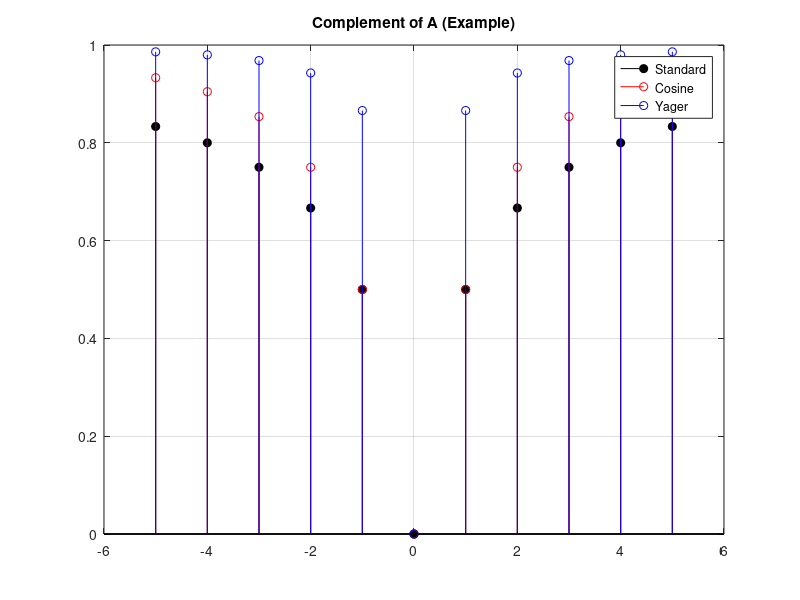
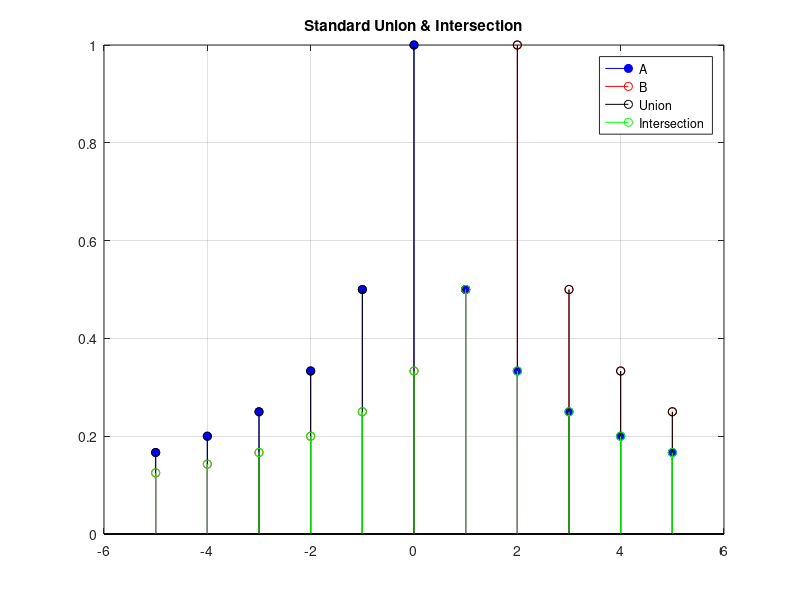
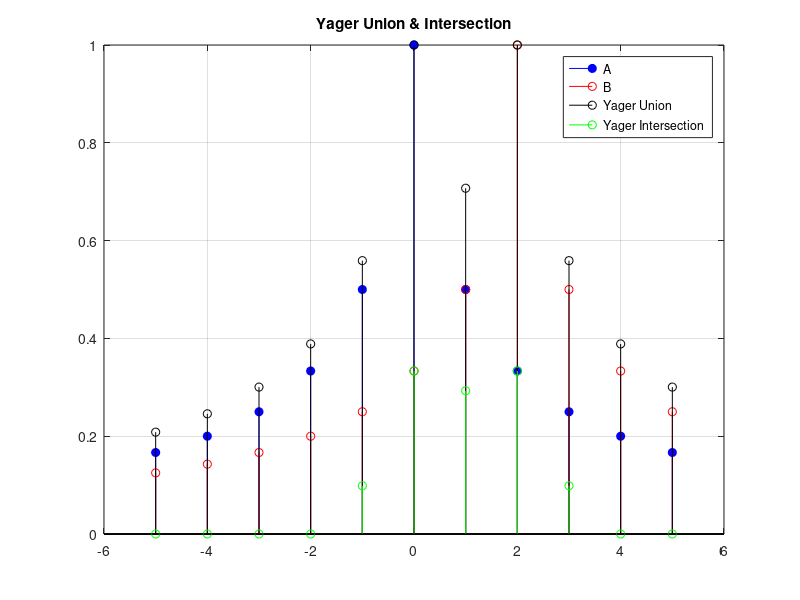
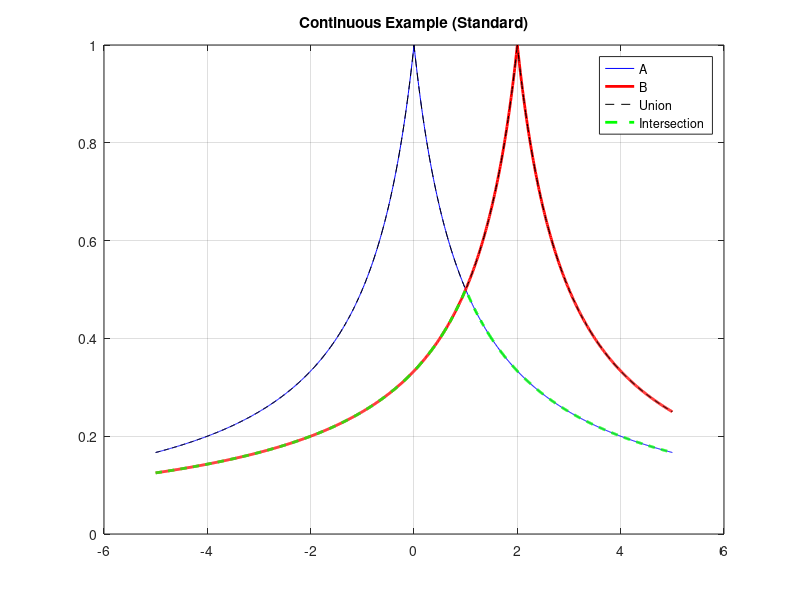

These charts were generated, in order, by the following MATLAB code:
clc; clear; close all;

%% Example Discrete Values
x = -5:5;

% Membership Functions
A = 1 ./ (1 + abs(x));        % A: close to 0
B = 1 ./ (1 + abs(x - 2));    % B: close to 2

disp('Values of x:'); disp(x);
disp('Membership A (close to 0):'); disp(A);
disp('Membership B (close to 2):'); disp(B);

%% 1. Complement Functions (Example)
disp('--- Complement Functions Example ---');

% Standard
C1_A = 1 - A;

% Cosine
C2_A = 0.5 * (1 + cos(pi * A));

% Yager (w = 2)
w = 2;
C3_A = (1 - A.^w).^(1/w);

disp('Standard Complement of A:'); disp(C1_A);
disp('Cosine Complement of A:'); disp(C2_A);
disp('Yager Complement of A:'); disp(C3_A);

% Plot
figure;
stem(x, C1_A, 'k','filled'); hold on;
stem(x, C2_A, 'r');
stem(x, C3_A, 'b');
title('Complement of A (Example)');
legend('Standard','Cosine','Yager');
grid on;

%% 2. Standard Union & Intersection (Example)
disp('--- Standard Union & Intersection ---');

union_std = max(A, B);
inter_std = min(A, B);

disp('Standard Union:'); disp(union_std);
disp('Standard Intersection:'); disp(inter_std);

% Plot
figure;
stem(x, A, 'b','filled'); hold on;
stem(x, B, 'r');
stem(x, union_std, 'k');
stem(x, inter_std, 'g');
title('Standard Union & Intersection');
legend('A','B','Union','Intersection');
grid on;

%% 3. Yager Union & Intersection (Example)
disp('--- Yager Union & Intersection ---');

w = 2;

union_yager = min(1, (A.^w + B.^w).^(1/w));
inter_yager = 1 - min(1, ((1-A).^w + (1-B).^w).^(1/w));

disp('Yager Union:'); disp(union_yager);
disp('Yager Intersection:'); disp(inter_yager);

% Plot
figure;
stem(x, A, 'b','filled'); hold on;
stem(x, B, 'r');
stem(x, union_yager, 'k');
stem(x, inter_yager, 'g');
title('Yager Union & Intersection');
legend('A','B','Yager Union','Yager Intersection');
grid on;

%% 4. Continuous Example (Visualization)
x_cont = -5:0.01:5;

A_cont = 1 ./ (1 + abs(x_cont));
B_cont = 1 ./ (1 + abs(x_cont - 2));

union_std_c = max(A_cont, B_cont);
inter_std_c = min(A_cont, B_cont);

figure;
plot(x_cont, A_cont, 'b', x_cont, B_cont, 'r', 'LineWidth', 2); hold on;
plot(x_cont, union_std_c, '--k', x_cont, inter_std_c, '--g', 'LineWidth', 2);
title('Continuous Example (Standard)');
legend('A','B','Union','Intersection');
grid on;
